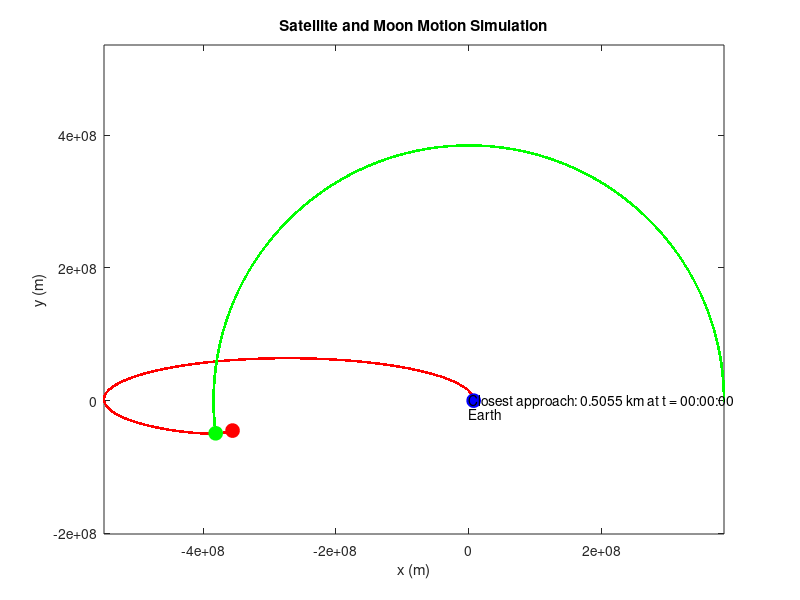

Here is the MATLAB script that generated this plot: (Note: this script raises an error after producing the figure.)
% Define constants
G = 6.67430e-11; % Gravitational constant in m^3 kg^-1 s^-2
M_earth = 5.972e24; % Mass of Earth in kg
M_moon = 7.348e22; % Mass of Moon in kg
R_earth = 6371e3; % Radius of Earth in m
R_moon = 1737e3; % Radius of Moon in m
d = 384400e3; % Distance between Earth and Moon in m
delay = 0.1; % Delay between frames in seconds
nframes = 100; % Number of frames to generate
filename = 'live_plot.gif'; % Name of the GIF file

% Initial conditions
r0_sat = [R_earth+1000e3, 0]; % Initial position of satellite (in meters from the center of the Earth)
v0_sat = [0, sqrt(G*M_earth/norm(r0_sat))+2977.5]; % Initial velocity of satellite (tangential)
r0_moon = [d, 0]; % Initial position of moon (in meters from the center of the Earth)
v0_moon = [0, sqrt(G*M_earth/norm(r0_moon))]; % Initial velocity of moon (tangential)

% Define the system of differential equations
f = @(t, y) [y(3); y(4); 
    -G*(M_earth*y(1)/norm(y(1:2))^3 + M_moon*(y(1)-y(5))/norm(y(1:2)-y(5:6))^3); 
    -G*(M_earth*y(2)/norm(y(1:2))^3 + M_moon*(y(2)-y(6))/norm(y(1:2)-y(5:6))^3); 
    y(7); 
    y(8); 
    -G*(M_earth*y(5)/norm(y(5:6))^3); 
    -G*(M_earth*y(6)/norm(y(5:6))^3)];

% Define a more detailed time vector
tspan = linspace(0, 20*86400, 7000);

% Solve the system using ode45
[t, y] = ode45(f, tspan, [r0_sat, v0_sat, r0_moon, v0_moon]);

% Plot the satellite's and moon's trajectories
figure
h_earth = plot(y(1,1), y(1,2), 'b');
hold on
h_sat = plot(y(1,3), y(1,4), 'r');
h_moon = plot(y(1,7), y(1,8), 'g');
axis equal
title('Satellite and Moon Motion Simulation')
xlabel('x (m)')
ylabel('y (m)')

% Add markers for the satellite and moon
earth = plot(y(1,1), y(1,2), 'bo', 'MarkerSize', 10, 'MarkerFaceColor', 'b');
satellite = plot(y(1,3), y(1,4), 'ro', 'MarkerSize', 10, 'MarkerFaceColor', 'r');
moon = plot(y(1,7), y(1,8), 'go', 'MarkerSize', 10, 'MarkerFaceColor', 'g');

% Calculate the distance between the satellite and the Moon at each time step
dist = sqrt((y(:,3)-y(:,7)).^2 + (y(:,4)-y(:,8)).^2);

% Find the minimum distance
[min_dist, idx] = min(dist);

% Convert the time at closest approach from seconds to hours, minutes, and seconds
closest_approach_time = datestr(t(idx)/86400, 'HH:MM:SS');

% Display the closest approach and annotations
text(0, 0, ['Closest approach: ', num2str(min_dist/1e3), ' km at t = ', closest_approach_time])
text(0,-0.2e8,'Earth')

% Update the plot in real time
for k = 2:length(t)
    set(h_sat, 'XData', y(1:k,1), 'YData', y(1:k,2));
    set(satellite, 'XData', y(k,1), 'YData', y(k,2));
    set(h_moon, 'XData', y(1:k,5), 'YData', y(1:k,6));
    set(moon, 'XData', y(k,5), 'YData', y(k,6));
    drawnow;

    if mod(k, 5000) == 0
        % Capture the frame
        frame = getframe(gcf);

        % Convert the frame to an indexed image
        [im, map] = rgb2ind(frame.cdata, 256, 'nodither');

        % Write the frame to the GIF file
        if k == 2
            % For the first frame, create the file and write the header
            imwrite(im, map, filename, 'gif', 'Loopcount', inf, 'DelayTime', delay);
        else
            % For the subsequent frames, append to the file
            imwrite(im, map, filename, 'gif', 'WriteMode', 'append', 'DelayTime', delay);
        end
    end
end
